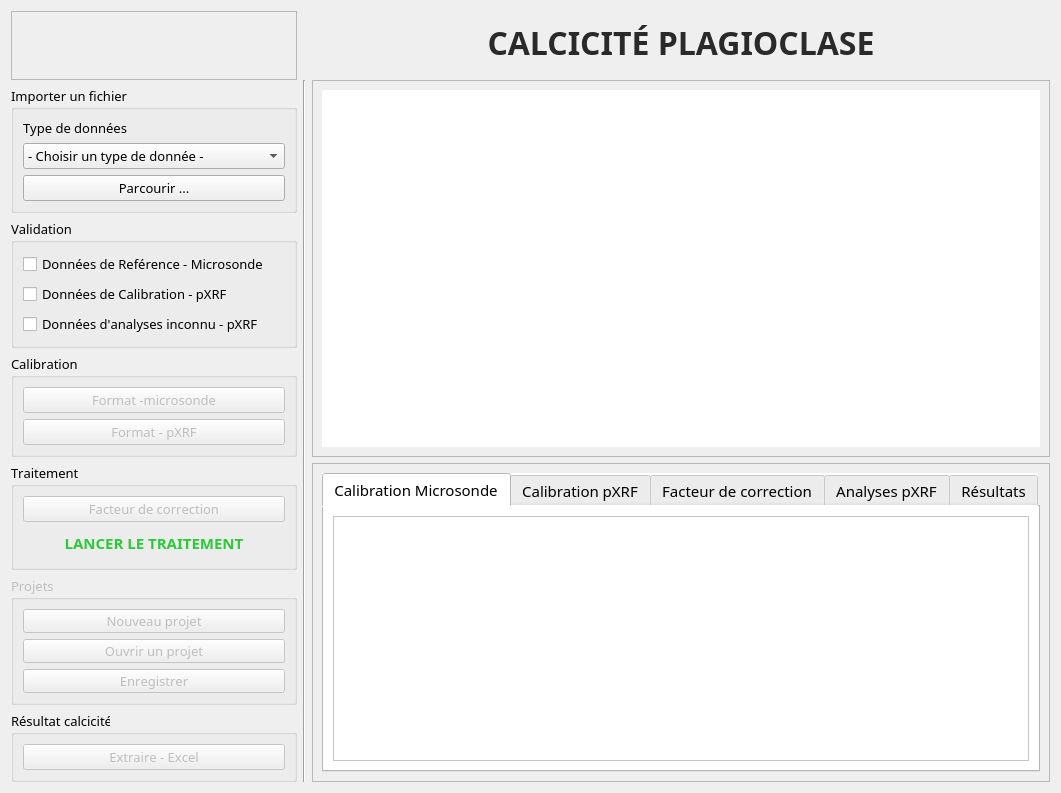
<?xml version="1.0" encoding="UTF-8"?>
<ui version="4.0">
 <class>Form</class>
 <widget class="QWidget" name="Form">
  <property name="geometry">
   <rect>
    <x>0</x>
    <y>0</y>
    <width>1061</width>
    <height>793</height>
   </rect>
  </property>
  <property name="minimumSize">
   <size>
    <width>1061</width>
    <height>793</height>
   </size>
  </property>
  <property name="maximumSize">
   <size>
    <width>1061</width>
    <height>793</height>
   </size>
  </property>
  <property name="windowTitle">
   <string>pXRF An Calculator</string>
  </property>
  <layout class="QGridLayout" name="gridLayout_11">
   <item row="0" column="0" rowspan="2">
    <widget class="QFrame" name="frame_3">
     <property name="frameShape">
      <enum>QFrame::StyledPanel</enum>
     </property>
     <property name="frameShadow">
      <enum>QFrame::Raised</enum>
     </property>
     <layout class="QGridLayout" name="gridLayout_4">
      <item row="0" column="0">
       <widget class="QLabel" name="label">
        <property name="layoutDirection">
         <enum>Qt::LeftToRight</enum>
        </property>
        <property name="text">
         <string/>
        </property>
        <property name="pixmap">
         <pixmap>img/logo_1.png</pixmap>
        </property>
        <property name="scaledContents">
         <bool>false</bool>
        </property>
        <property name="alignment">
         <set>Qt::AlignCenter</set>
        </property>
        <property name="wordWrap">
         <bool>true</bool>
        </property>
       </widget>
      </item>
     </layout>
    </widget>
   </item>
   <item row="0" column="2">
    <widget class="QFrame" name="frame_app_title">
     <property name="styleSheet">
      <string notr="true">border-color: rgba(255, 255, 255, 0);</string>
     </property>
     <property name="frameShape">
      <enum>QFrame::NoFrame</enum>
     </property>
     <property name="frameShadow">
      <enum>QFrame::Raised</enum>
     </property>
     <layout class="QGridLayout" name="gridLayout_10">
      <item row="0" column="0">
       <widget class="QLabel" name="label_app_title">
        <property name="font">
         <font>
          <family>Poppins</family>
          <pointsize>24</pointsize>
          <italic>false</italic>
          <bold>true</bold>
         </font>
        </property>
        <property name="styleSheet">
         <string notr="true">font: 700 24pt &quot;Poppins&quot;;
color: rgb(42, 42, 42);</string>
        </property>
        <property name="text">
         <string>CALCICITÉ PLAGIOCLASE</string>
        </property>
        <property name="scaledContents">
         <bool>true</bool>
        </property>
        <property name="alignment">
         <set>Qt::AlignCenter</set>
        </property>
       </widget>
      </item>
     </layout>
    </widget>
   </item>
   <item row="1" column="1" rowspan="7">
    <widget class="Line" name="verticalLine_divider">
     <property name="orientation">
      <enum>Qt::Vertical</enum>
     </property>
    </widget>
   </item>
   <item row="1" column="2" rowspan="4">
    <widget class="QFrame" name="frame">
     <property name="styleSheet">
      <string notr="true">background-color: rgba(217, 217, 217, .4);</string>
     </property>
     <property name="frameShape">
      <enum>QFrame::StyledPanel</enum>
     </property>
     <property name="frameShadow">
      <enum>QFrame::Raised</enum>
     </property>
     <layout class="QGridLayout" name="gridLayout">
      <item row="0" column="0">
       <widget class="QGraphicsView" name="gv_chart">
        <property name="cursor" stdset="0">
         <cursorShape>CrossCursor</cursorShape>
        </property>
        <property name="styleSheet">
         <string notr="true">background-color: rgb(255, 255, 255);</string>
        </property>
        <property name="frameShape">
         <enum>QFrame::NoFrame</enum>
        </property>
       </widget>
      </item>
     </layout>
    </widget>
   </item>
   <item row="2" column="0">
    <widget class="QGroupBox" name="gb_importFile">
     <property name="font">
      <font>
       <family>Poppins</family>
       <pointsize>10</pointsize>
       <stylestrategy>PreferAntialias</stylestrategy>
       <kerning>false</kerning>
      </font>
     </property>
     <property name="title">
      <string>Importer un fichier</string>
     </property>
     <layout class="QVBoxLayout" name="verticalLayout_6">
      <item>
       <widget class="QLabel" name="l_typeFile">
        <property name="text">
         <string>Type de données</string>
        </property>
       </widget>
      </item>
      <item>
       <widget class="QComboBox" name="cb_chooseTypeFile">
        <property name="cursor">
         <cursorShape>ArrowCursor</cursorShape>
        </property>
        <item>
         <property name="text">
          <string>- Choisir un type de donnée -</string>
         </property>
        </item>
        <item>
         <property name="text">
          <string>Microsonde - Données de reférence</string>
         </property>
         <property name="icon">
          <iconset>
           <normaloff>img/xlsx_.ico</normaloff>img/xlsx_.ico</iconset>
         </property>
        </item>
        <item>
         <property name="text">
          <string>Analyses pXRF - Données de calibration</string>
         </property>
         <property name="icon">
          <iconset>
           <normaloff>img/xlsx_.ico</normaloff>img/xlsx_.ico</iconset>
         </property>
        </item>
        <item>
         <property name="text">
          <string>Analyses pXRF - Données inconnues</string>
         </property>
         <property name="icon">
          <iconset>
           <normaloff>img/xlsx_.ico</normaloff>img/xlsx_.ico</iconset>
         </property>
        </item>
       </widget>
      </item>
      <item>
       <widget class="QPushButton" name="tb_browserFile">
        <property name="cursor">
         <cursorShape>PointingHandCursor</cursorShape>
        </property>
        <property name="text">
         <string>Parcourir ...</string>
        </property>
        <property name="icon">
         <iconset>
          <normaloff>img/import.ico</normaloff>img/import.ico</iconset>
        </property>
       </widget>
      </item>
     </layout>
    </widget>
   </item>
   <item row="3" column="0">
    <widget class="QGroupBox" name="gb_validation">
     <property name="font">
      <font>
       <family>Poppins</family>
       <pointsize>10</pointsize>
       <stylestrategy>PreferAntialias</stylestrategy>
       <kerning>false</kerning>
      </font>
     </property>
     <property name="title">
      <string>Validation</string>
     </property>
     <layout class="QVBoxLayout" name="verticalLayout_23">
      <item>
       <widget class="QCheckBox" name="cb_probeReference">
        <property name="enabled">
         <bool>true</bool>
        </property>
        <property name="text">
         <string>Données de Reférence - Microsonde</string>
        </property>
        <property name="icon">
         <iconset>
          <normaloff>img/xlsx_.ico</normaloff>img/xlsx_.ico</iconset>
        </property>
        <property name="iconSize">
         <size>
          <width>16</width>
          <height>16</height>
         </size>
        </property>
        <property name="checkable">
         <bool>false</bool>
        </property>
       </widget>
      </item>
      <item>
       <widget class="QCheckBox" name="cb_pxrfCalibration">
        <property name="text">
         <string>Données de Calibration - pXRF</string>
        </property>
        <property name="icon">
         <iconset>
          <normaloff>img/xlsx_.ico</normaloff>img/xlsx_.ico</iconset>
        </property>
        <property name="checkable">
         <bool>false</bool>
        </property>
       </widget>
      </item>
      <item>
       <widget class="QCheckBox" name="cb_unknowAnalysis">
        <property name="text">
         <string>Données d'analyses inconnu - pXRF</string>
        </property>
        <property name="icon">
         <iconset>
          <normaloff>img/xlsx_.ico</normaloff>img/xlsx_.ico</iconset>
        </property>
        <property name="checkable">
         <bool>false</bool>
        </property>
       </widget>
      </item>
     </layout>
    </widget>
   </item>
   <item row="4" column="0">
    <widget class="QGroupBox" name="gb_calibration">
     <property name="font">
      <font>
       <family>Poppins</family>
       <pointsize>10</pointsize>
       <stylestrategy>PreferAntialias</stylestrategy>
       <kerning>false</kerning>
      </font>
     </property>
     <property name="title">
      <string>Calibration</string>
     </property>
     <layout class="QVBoxLayout" name="verticalLayout_9">
      <item>
       <widget class="QPushButton" name="pb_formatProbe">
        <property name="enabled">
         <bool>false</bool>
        </property>
        <property name="cursor">
         <cursorShape>PointingHandCursor</cursorShape>
        </property>
        <property name="text">
         <string>Format -microsonde</string>
        </property>
        <property name="icon">
         <iconset>
          <normaloff>img/format.ico</normaloff>img/format.ico</iconset>
        </property>
       </widget>
      </item>
      <item>
       <widget class="QPushButton" name="pb_formatPXRF">
        <property name="enabled">
         <bool>false</bool>
        </property>
        <property name="cursor">
         <cursorShape>PointingHandCursor</cursorShape>
        </property>
        <property name="text">
         <string>Format - pXRF</string>
        </property>
        <property name="icon">
         <iconset>
          <normaloff>img/format.ico</normaloff>img/format.ico</iconset>
        </property>
       </widget>
      </item>
     </layout>
    </widget>
   </item>
   <item row="5" column="0">
    <widget class="QGroupBox" name="gb_traitment">
     <property name="font">
      <font>
       <family>Poppins</family>
       <pointsize>10</pointsize>
       <stylestrategy>PreferAntialias</stylestrategy>
       <kerning>false</kerning>
      </font>
     </property>
     <property name="title">
      <string>Traitement</string>
     </property>
     <layout class="QVBoxLayout" name="verticalLayout_8">
      <item>
       <widget class="QPushButton" name="pb_calibrer">
        <property name="enabled">
         <bool>false</bool>
        </property>
        <property name="cursor">
         <cursorShape>PointingHandCursor</cursorShape>
        </property>
        <property name="text">
         <string>Facteur de correction</string>
        </property>
        <property name="icon">
         <iconset>
          <normaloff>img/gears.ico</normaloff>img/gears.ico</iconset>
        </property>
       </widget>
      </item>
      <item>
       <widget class="QPushButton" name="pb_start">
        <property name="enabled">
         <bool>false</bool>
        </property>
        <property name="font">
         <font>
          <family>Poppins</family>
          <pointsize>11</pointsize>
          <bold>true</bold>
          <stylestrategy>PreferAntialias</stylestrategy>
          <kerning>false</kerning>
         </font>
        </property>
        <property name="cursor">
         <cursorShape>PointingHandCursor</cursorShape>
        </property>
        <property name="styleSheet">
         <string notr="true">color: rgb(44, 202, 57);
background-color: rgb(85, 255, 127);</string>
        </property>
        <property name="text">
         <string>LANCER LE TRAITEMENT</string>
        </property>
        <property name="icon">
         <iconset>
          <normaloff>img/start.ico</normaloff>img/start.ico</iconset>
        </property>
        <property name="default">
         <bool>true</bool>
        </property>
        <property name="flat">
         <bool>true</bool>
        </property>
       </widget>
      </item>
     </layout>
    </widget>
   </item>
   <item row="5" column="2" rowspan="3">
    <widget class="QFrame" name="frame_2">
     <property name="styleSheet">
      <string notr="true">background-color: rgba(217, 217, 217, .4);</string>
     </property>
     <property name="frameShape">
      <enum>QFrame::StyledPanel</enum>
     </property>
     <property name="frameShadow">
      <enum>QFrame::Raised</enum>
     </property>
     <layout class="QGridLayout" name="gridLayout_3">
      <item row="0" column="0">
       <widget class="QTabWidget" name="tw_tabs">
        <property name="font">
         <font>
          <family>Poppins</family>
          <pointsize>11</pointsize>
         </font>
        </property>
        <property name="styleSheet">
         <string notr="true">background-color: rgb(255, 255, 255);</string>
        </property>
        <property name="currentIndex">
         <number>0</number>
        </property>
        <widget class="QWidget" name="tab_calibration_probe">
         <attribute name="title">
          <string>Calibration Microsonde</string>
         </attribute>
         <layout class="QGridLayout" name="gridLayout_6">
          <item row="0" column="0">
           <widget class="QTableWidget" name="tableWidget"/>
          </item>
         </layout>
        </widget>
        <widget class="QWidget" name="tab_calibration_pxrf">
         <attribute name="title">
          <string>Calibration pXRF</string>
         </attribute>
         <layout class="QGridLayout" name="gridLayout_5">
          <item row="0" column="0">
           <widget class="QTableWidget" name="tableWidget_2"/>
          </item>
         </layout>
        </widget>
        <widget class="QWidget" name="tab_correction_factor">
         <attribute name="title">
          <string>Facteur de correction</string>
         </attribute>
         <layout class="QGridLayout" name="gridLayout_7">
          <item row="0" column="0">
           <widget class="QTableWidget" name="tableWidget_3"/>
          </item>
         </layout>
        </widget>
        <widget class="QWidget" name="tab_pxrf_analysis">
         <attribute name="title">
          <string>Analyses pXRF</string>
         </attribute>
         <layout class="QGridLayout" name="gridLayout_8">
          <item row="0" column="0">
           <widget class="QTableWidget" name="tableWidget_4"/>
          </item>
         </layout>
        </widget>
        <widget class="QWidget" name="tab_results">
         <attribute name="title">
          <string>Résultats</string>
         </attribute>
         <layout class="QGridLayout" name="gridLayout_9">
          <item row="0" column="0">
           <widget class="QTableWidget" name="tableWidget_5"/>
          </item>
         </layout>
        </widget>
       </widget>
      </item>
     </layout>
    </widget>
   </item>
   <item row="6" column="0">
    <widget class="QGroupBox" name="gb_project">
     <property name="enabled">
      <bool>false</bool>
     </property>
     <property name="font">
      <font>
       <family>Poppins</family>
       <pointsize>10</pointsize>
       <stylestrategy>PreferAntialias</stylestrategy>
       <kerning>false</kerning>
      </font>
     </property>
     <property name="title">
      <string>Projets</string>
     </property>
     <layout class="QGridLayout" name="gridLayout_2">
      <item row="2" column="0">
       <widget class="QPushButton" name="pb_openProject">
        <property name="cursor">
         <cursorShape>ForbiddenCursor</cursorShape>
        </property>
        <property name="text">
         <string>Ouvrir un projet</string>
        </property>
       </widget>
      </item>
      <item row="3" column="0">
       <widget class="QPushButton" name="pb_saveProject">
        <property name="cursor">
         <cursorShape>ForbiddenCursor</cursorShape>
        </property>
        <property name="text">
         <string>Enregistrer</string>
        </property>
       </widget>
      </item>
      <item row="0" column="0">
       <widget class="QPushButton" name="pb_newProject">
        <property name="cursor">
         <cursorShape>ForbiddenCursor</cursorShape>
        </property>
        <property name="text">
         <string>Nouveau projet</string>
        </property>
       </widget>
      </item>
     </layout>
    </widget>
   </item>
   <item row="7" column="0">
    <widget class="QGroupBox" name="gb_resultCalcicite">
     <property name="font">
      <font>
       <family>Poppins</family>
       <pointsize>10</pointsize>
       <stylestrategy>PreferAntialias</stylestrategy>
       <kerning>false</kerning>
      </font>
     </property>
     <property name="title">
      <string>Résultat calcicité</string>
     </property>
     <layout class="QVBoxLayout" name="verticalLayout_15">
      <item>
       <widget class="QPushButton" name="pb_extractResult">
        <property name="enabled">
         <bool>false</bool>
        </property>
        <property name="cursor">
         <cursorShape>PointingHandCursor</cursorShape>
        </property>
        <property name="text">
         <string>Extraire - Excel</string>
        </property>
        <property name="icon">
         <iconset>
          <normaloff>img/save.ico</normaloff>img/save.ico</iconset>
        </property>
        <property name="flat">
         <bool>false</bool>
        </property>
       </widget>
      </item>
     </layout>
    </widget>
   </item>
  </layout>
 </widget>
 <resources/>
 <connections/>
</ui>
